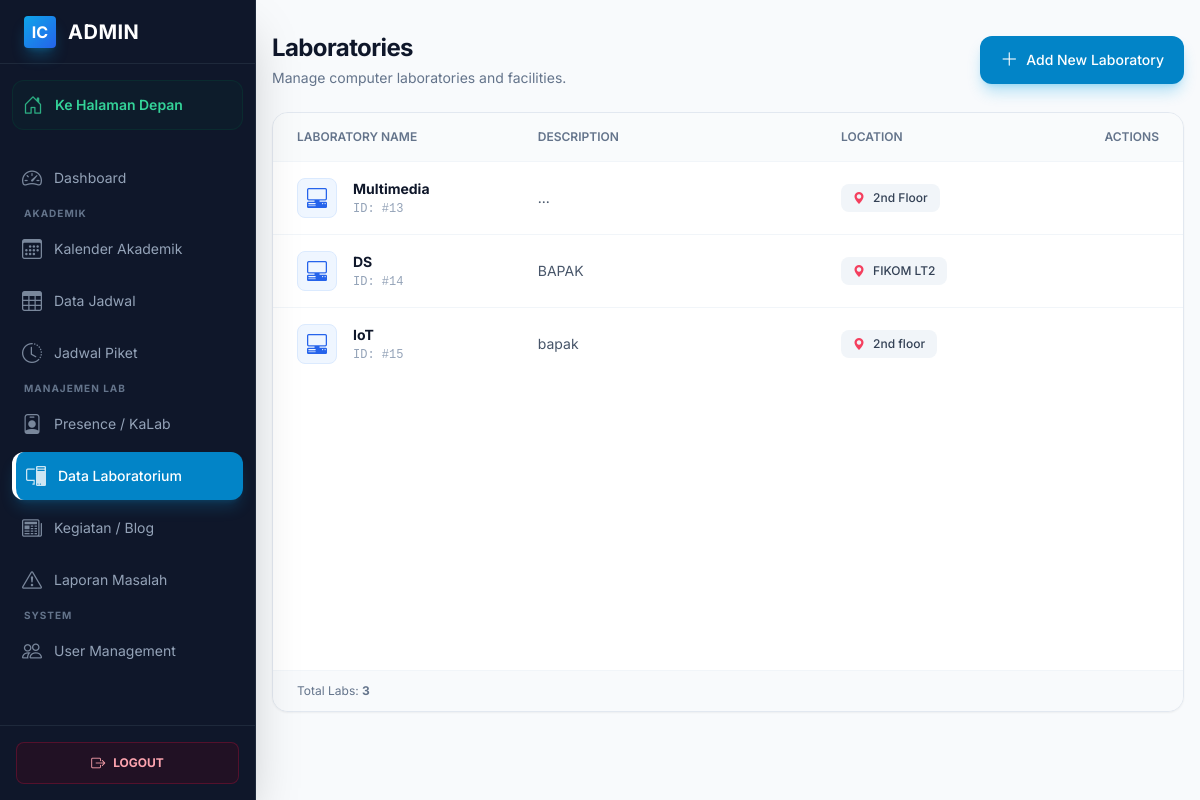
The app's page /public/admin/laboratories (signed in), older data.
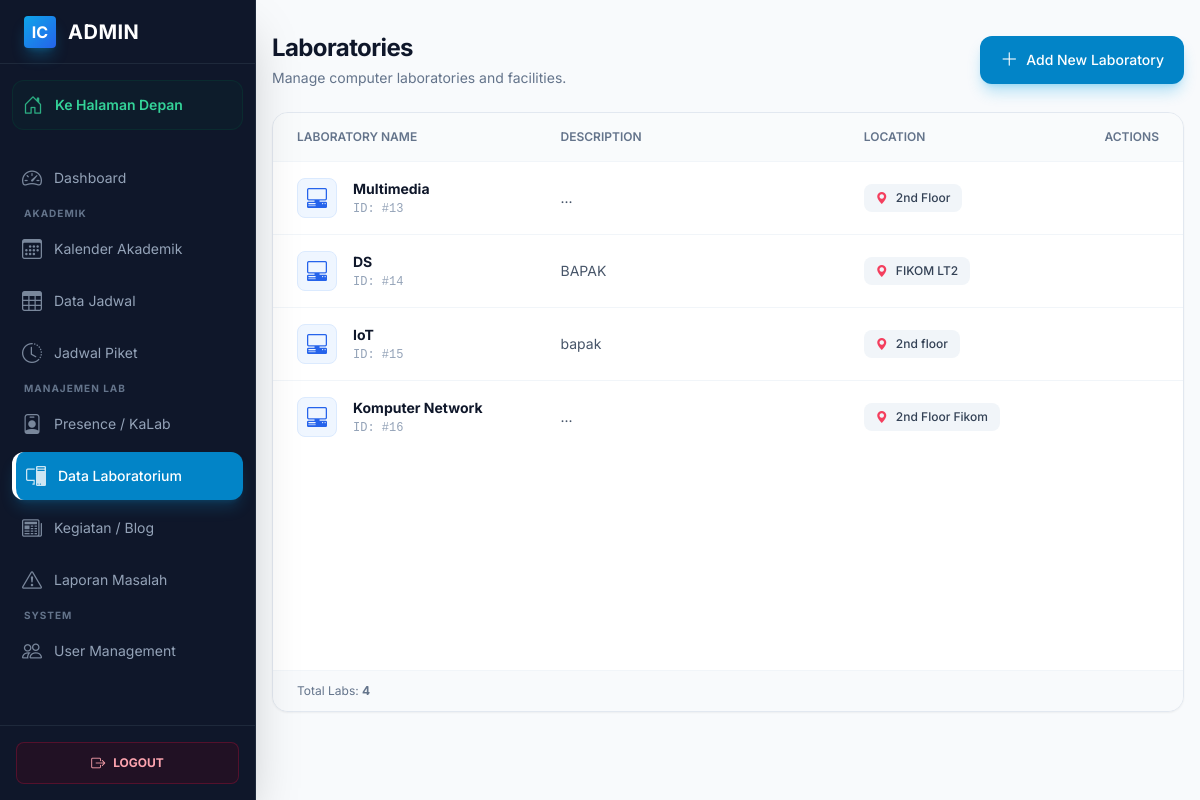
The same page, newer data.
### tables this page shows
CREATE TABLE `laboratories` (
  `id` int(11) NOT NULL,
  `lab_name` varchar(100) NOT NULL,
  `image` varchar(255) DEFAULT NULL,
  `description` text DEFAULT NULL,
  `pc_count` int(11) DEFAULT 0,
  `tv_count` int(11) DEFAULT 0,
  `location` varchar(100) DEFAULT NULL
);

### app/controllers/AdminController.php (called while the page is built, shortened)
<?php
class AdminController extends Controller
{
    public function listLaboratories()
    {
        $laboratoryModel = $this->model('LaboratoryModel');
        $data = ['laboratories' => $laboratoryModel->getAllLaboratories()];
        $this->view('admin/laboratories/list', $data);
    }
}

### app/core/Router.php (called while the page is built, shortened)
<?php
class Router {
    private $routes = [];
    private $params = [];
    private function addRoute($method, $uri, $controller) {
        $this->routes[] = [
            'method' => $method,
            'uri' => $uri,
            'controller' => $controller
        ];
    }
    public function dispatch() {
        $requestMethod = $_SERVER['REQUEST_METHOD'];
        $requestUri = $this->getRequestUri();
        foreach ($this->routes as $route) {
            if ($route['method'] !== $requestMethod) {
                continue;
            }
            if ($this->matchRoute($route['uri'], $requestUri)) {
                return $this->callController($route['controller']);
            }
        }
    }
    private function getRequestUri() {
        $uri = $_GET['url'] ?? '/';
        $uri = '/' . trim($uri, '/');
        return $uri;
    }
    private function matchRoute($pattern, $uri) {
        $pattern = preg_replace('/\/:([^\/]+)/', '/(?P<$1>[^/]+)', $pattern);
        $pattern = '#^' . $pattern . '$#';
        if (preg_match($pattern, $uri, $matches)) {
            $this->params = array_filter($matches, 'is_string', ARRAY_FILTER_USE_KEY);
            return true;
        }
        return false;
    }
    private function callController($controllerString) {
        list($controllerName, $method) = explode('@', $controllerString);
        $controller = new $controllerName();
        call_user_func_array([$controller, $method], $this->params);
    }
}

### public/index.php (called while the page is built, shortened)
<?php
require_once APP_PATH . '/core/Router.php';
require_once APP_PATH . '/core/Model.php';
require_once APP_PATH . '/config/database.php';
require_once APP_PATH . '/helpers/functions.php';
$router = new Router();
$router->dispatch();

### app/core/Model.php (called while the page is built, shortened)
<?php
class Model {
    protected $db;
    public function __construct() {
        $this->db = getDBConnection();
    }
    public function query($sql, $params = []) {
        $stmt = $this->db->prepare($sql);
        $stmt->execute($params);
        return $stmt->fetchAll();
    }
}

### app/config/database.php (called while the page is built, shortened)
<?php
function getDBConnection()
{
    static $pdo = null;
    if ($pdo === null) {
        try {
            $dsn = "mysql:host=" . DB_HOST . ";port=" . DB_PORT . ";dbname=" . DB_NAME . ";charset=" . DB_CHARSET;
            $options = [
                PDO::ATTR_ERRMODE            => PDO::ERRMODE_EXCEPTION,
                PDO::ATTR_DEFAULT_FETCH_MODE => PDO::FETCH_ASSOC,
                PDO::ATTR_EMULATE_PREPARES   => false,
            ];
            $pdo = new PDO($dsn, DB_USER, DB_PASS, $options);
        } catch (PDOException $e) {
            die("Database connection failed: " . $e->getMessage());
        }
    }
    return $pdo;
}

### app/models/LaboratoryModel.php (called while the page is built, shortened)
<?php
class LaboratoryModel extends Model
{
    public function getAllLaboratories()
    {
        $labs = $this->query("SELECT * FROM laboratories");
        return $labs;
    }
}

### app/helpers/functions.php (called while the page is built, shortened)
<?php
function e($string) {
    return htmlspecialchars($string, ENT_QUOTES, 'UTF-8');
}

### app/views/admin/laboratories/list.php (the view, shortened to what the rows shown need)
<?php include APP_PATH . '/views/layouts/header.php'; ?>
<div class="admin-layout antialiased bg-slate-50 min-h-screen">
    <main class="p-4 sm:ml-64 pt-8 transition-all duration-300">
        <div class="max-w-7xl mx-auto">
            <div class="flex flex-col sm:flex-row justify-between items-start sm:items-center mb-6 gap-4">
                <div>
                    <h1 class="text-2xl font-bold tracking-tight text-slate-900">Laboratories</h1>
                </div>
            </div>
            <div class="bg-white border border-slate-200 rounded-2xl shadow-sm overflow-hidden min-h-[600px] flex flex-col">
                <div class="overflow-x-auto w-full">
                    <table class="w-full text-sm text-left text-slate-600">
                        <thead class="text-xs text-slate-500 uppercase bg-slate-50/80 border-b border-slate-100">
                            <tr>
                                <th scope="col" class="px-6 py-4 font-semibold">Laboratory Name</th>
                                <th scope="col" class="px-6 py-4 font-semibold w-1/3">Description</th>
                                <th scope="col" class="px-6 py-4 font-semibold">Location</th>
                                <th scope="col" class="px-6 py-4 font-semibold text-right">Actions</th>
                            </tr>
                        </thead>
                        <tbody class="divide-y divide-slate-100">
                            <?php if (!empty($laboratories)): ?>
                                <?php foreach ($laboratories as $lab): ?>
                                    <tr class="group hover:bg-slate-50/80 transition-colors duration-200">
                                        <td class="px-6 py-4">
                                            <div class="flex items-center gap-4">
                                                <div class="w-10 h-10 rounded-lg bg-blue-50 text-blue-600 flex items-center justify-center shrink-0 border border-blue-100">
                                                    <i class="bi bi-pc-display-horizontal text-xl"></i>
                                                </div>
                                                <div>
                                                    <div class="font-bold text-slate-900"><?= e($lab['lab_name']) ?></div>
                                                    <div class="text-xs text-slate-400 font-mono mt-0.5">ID: #<?= e($lab['id']) ?></div>
                                                </div>
                                            </div>
                                        </td>
                                        <td class="px-6 py-4">
                                            <div class="text-slate-600 line-clamp-2 leading-relaxed" title="<?= e($lab['description']) ?>">
                                                <?= e($lab['description']) ?: '<span class="text-slate-400 italic">No description provided</span>' ?>
                                            </div>
                                        </td>
                                        <td class="px-6 py-4">
                                            <div class="flex items-center gap-2 text-slate-700 bg-slate-100 px-3 py-1.5 rounded-lg w-fit">
                                                <i class="bi bi-geo-alt-fill text-rose-500 text-xs"></i>
                                                <span class="font-medium text-xs"><?= e($lab['location']) ?></span>
                                            </div>
                                        </td>
                                        <td class="px-6 py-4 text-right">
                                        </td>
                                    </tr>
                                <?php endforeach; ?>
                            <?php endif; ?>
                        </tbody>
                    </table>
                </div>
            </div>
        </div>
    </main>
</div>

Row changes from the older to the newer data that the page shows:
added laboratories: lab_name "Komputer Network", id "16", description "...", location "2nd Floor Fikom"
Text that changed along with them:
count($laboratories): "3" → "4"
